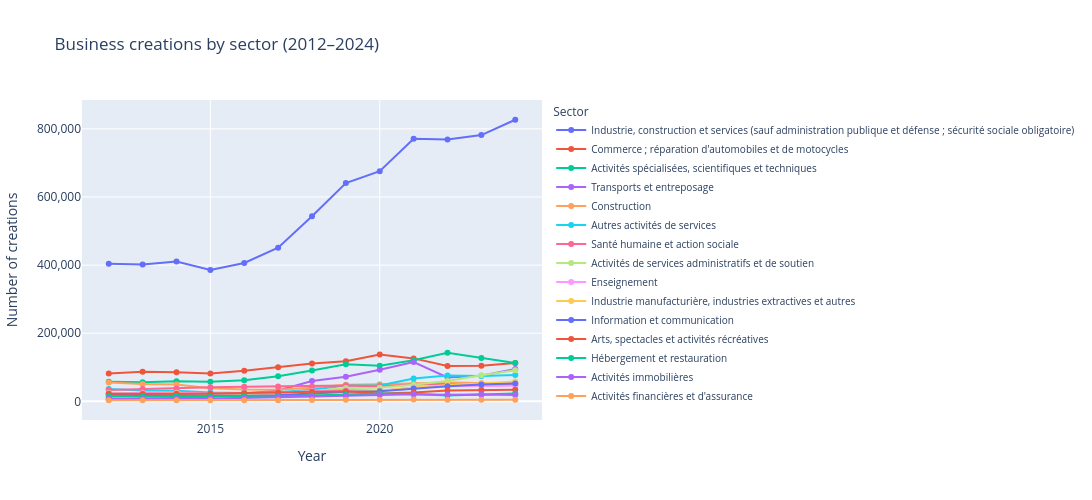

Source (notebook cell):
### Code cell
sector_data_trend = data[
    filter_france
    & age_total
    & sex_total
    & legal_form_total
]

sector_trend = (sector_data_trend.groupby(["TIME_PERIOD", "ACTIVITY_LABEL"], as_index=False)["OBS_VALUE"].sum())

# order for the legend
order = (
    sector_trend.groupby("ACTIVITY_LABEL")["OBS_VALUE"]
    .sum()
    .sort_values(ascending=False)
    .index
)

# plot line graph
fig = px.line(
    sector_trend,
    x="TIME_PERIOD",
    y="OBS_VALUE",
    color="ACTIVITY_LABEL",
    markers=True,
    title="Business creations by sector (2012–2024)", 
    category_orders={"ACTIVITY_LABEL": list(order)}
)

fig.update_yaxes(tickformat=",")

fig.update_layout(
    width=1200,
    height=500,
    xaxis_title="Year",
    yaxis_title="Number of creations",
    legend=dict(
        title="Sector",
        font=dict(size=10),
        x=1.02, y=1
    )
)

fig.show()

### Figure 1 — Plotly figure (JSON) as saved in the notebook; plotly's stock layout.template omitted (floating-point values rounded to 4 significant figures)
{"data": [{"hovertemplate": "ACTIVITY_LABEL=Industrie, construction et services (sauf administration publique et défense ; sécurité sociale obligatoire)<br>TIME_PERIOD=%{x}<br>OBS_VALUE=%{y}<extra></extra>", "legendgroup": "Industrie, construction et services (sauf administration publique et défense ; sécurité sociale obligatoire)", "line": {"color": "#636efa", "dash": "solid"}, "marker": {"symbol": "circle"}, "mode": "lines+markers", "name": "Industrie, construction et services (sauf administration publique et défense ; sécurité sociale obligatoire)", "orientation": "v", "showlegend": true, "type": "scatter", "x": [2012, 2013, 2014, 2015, 2016, 2017, 2018, 2019, 2020, 2021, 2022, 2023, 2024], "xaxis": "x", "y": [403917, 401487, 410418, 385508, 406215, 450839, 543174, 640953, 675583, 770650, 768811, 781571, 826674], "yaxis": "y"}, {"hovertemplate": "ACTIVITY_LABEL=Commerce ; réparation d'automobiles et de motocycles<br>TIME_PERIOD=%{x}<br>OBS_VALUE=%{y}<extra></extra>", "legendgroup": "Commerce ; réparation d'automobiles et de motocycles", "line": {"color": "#EF553B", "dash": "solid"}, "marker": {"symbol": "circle"}, "mode": "lines+markers", "name": "Commerce ; réparation d'automobiles et de motocycles", "orientation": "v", "showlegend": true, "type": "scatter", "x": [2012, 2013, 2014, 2015, 2016, 2017, 2018, 2019, 2020, 2021, 2022, 2023, 2024], "xaxis": "x", "y": [81905, 87093, 85248, 81996, 89881, 100063, 111261, 117667, 137183, 126017, 103897, 104303, 112267], "yaxis": "y"}, {"hovertemplate": "ACTIVITY_LABEL=Activités spécialisées, scientifiques et techniques<br>TIME_PERIOD=%{x}<br>OBS_VALUE=%{y}<extra></extra>", "legendgroup": "Activités spécialisées, scientifiques et techniques", "line": {"color": "#00cc96", "dash": "solid"}, "marker": {"symbol": "circle"}, "mode": "lines+markers", "name": "Activités spécialisées, scientifiques et techniques", "orientation": "v", "showlegend": true, "type": "scatter", "x": [2012, 2013, 2014, 2015, 2016, 2017, 2018, 2019, 2020, 2021, 2022, 2023, 2024], "xaxis": "x", "y": [57098, 56000, 59021, 57660, 62074, 73862, 90604, 108544, 104184, 120621, 142654, 127025, 112253], "yaxis": "y"}, {"hovertemplate": "ACTIVITY_LABEL=Transports et entreposage<br>TIME_PERIOD=%{x}<br>OBS_VALUE=%{y}<extra></extra>", "legendgroup": "Transports et entreposage", "line": {"color": "#ab63fa", "dash": "solid"}, "marker": {"symbol": "circle"}, "mode": "lines+markers", "name": "Transports et entreposage", "orientation": "v", "showlegend": true, "type": "scatter", "x": [2012, 2013, 2014, 2015, 2016, 2017, 2018, 2019, 2020, 2021, 2022, 2023, 2024], "xaxis": "x", "y": [5800, 7188, 10071, 13595, 22222, 31579, 59607, 72273, 92724, 115355, 70296, 74955, 95162], "yaxis": "y"}, {"hovertemplate": "ACTIVITY_LABEL=Construction<br>TIME_PERIOD=%{x}<br>OBS_VALUE=%{y}<extra></extra>", "legendgroup": "Construction", "line": {"color": "#FFA15A", "dash": "solid"}, "marker": {"symbol": "circle"}, "mode": "lines+markers", "name": "Construction", "orientation": "v", "showlegend": true, "type": "scatter", "x": [2012, 2013, 2014, 2015, 2016, 2017, 2018, 2019, 2020, 2021, 2022, 2023, 2024], "xaxis": "x", "y": [55076, 50852, 49125, 38441, 34628, 34238, 39567, 48896, 50253, 52294, 55124, 53579, 53954], "yaxis": "y"}, {"hovertemplate": "ACTIVITY_LABEL=Autres activités de services<br>TIME_PERIOD=%{x}<br>OBS_VALUE=%{y}<extra></extra>", "legendgroup": "Autres activités de services", "line": {"color": "#19d3f3", "dash": "solid"}, "marker": {"symbol": "circle"}, "mode": "lines+markers", "name": "Autres activités de services", "orientation": "v", "showlegend": true, "type": "scatter", "x": [2012, 2013, 2014, 2015, 2016, 2017, 2018, 2019, 2020, 2021, 2022, 2023, 2024], "xaxis": "x", "y": [36329, 32030, 30919, 25581, 24425, 26544, 33834, 46516, 46512, 67037, 75948, 74413, 77509], "yaxis": "y"}, {"hovertemplate": "ACTIVITY_LABEL=Santé humaine et action sociale<br>TIME_PERIOD=%{x}<br>OBS_VALUE=%{y}<extra></extra>", "legendgroup": "Santé humaine et action sociale", "line": {"color": "#FF6692", "dash": "solid"}, "marker": {"symbol": "circle"}, "mode": "lines+markers", "name": "Santé humaine et action sociale", "orientation": "v", "showlegend": true, "type": "scatter", "x": [2012, 2013, 2014, 2015, 2016, 2017, 2018, 2019, 2020, 2021, 2022, 2023, 2024], "xaxis": "x", "y": [33179, 36361, 37627, 41137, 42668, 43448, 43710, 46576, 43586, 49681, 50967, 46393, 48303], "yaxis": "y"}, {"hovertemplate": "ACTIVITY_LABEL=Activités de services administratifs et de soutien<br>TIME_PERIOD=%{x}<br>OBS_VALUE=%{y}<extra></extra>", "legendgroup": "Activités de services administratifs et de soutien", "line": {"color": "#B6E880", "dash": "solid"}, "marker": {"symbol": "circle"}, "mode": "lines+markers", "name": "Activités de services administratifs et de soutien", "orientation": "v", "showlegend": true, "type": "scatter", "x": [2012, 2013, 2014, 2015, 2016, 2017, 2018, 2019, 2020, 2021, 2022, 2023, 2024], "xaxis": "x", "y": [24775, 23822, 24336, 21813, 22438, 24163, 29307, 38903, 39972, 48605, 59544, 76555, 91225], "yaxis": "y"}, {"hovertemplate": "ACTIVITY_LABEL=Enseignement<br>TIME_PERIOD=%{x}<br>OBS_VALUE=%{y}<extra></extra>", "legendgroup": "Enseignement", "line": {"color": "#FF97FF", "dash": "solid"}, "marker": {"symbol": "circle"}, "mode": "lines+markers", "name": "Enseignement", "orientation": "v", "showlegend": true, "type": "scatter", "x": [2012, 2013, 2014, 2015, 2016, 2017, 2018, 2019, 2020, 2021, 2022, 2023, 2024], "xaxis": "x", "y": [22959, 23476, 24904, 23025, 23708, 25632, 29673, 33829, 31038, 40616, 44496, 44858, 45652], "yaxis": "y"}, {"hovertemplate": "ACTIVITY_LABEL=Industrie manufacturière, industries extractives et autres<br>TIME_PERIOD=%{x}<br>OBS_VALUE=%{y}<extra></extra>", "legendgroup": "Industrie manufacturière, industries extractives et autres", "line": {"color": "#FECB52", "dash": "solid"}, "marker": {"symbol": "circle"}, "mode": "lines+markers", "name": "Industrie manufacturière, industries extractives et autres", "orientation": "v", "showlegend": true, "type": "scatter", "x": [2012, 2013, 2014, 2015, 2016, 2017, 2018, 2019, 2020, 2021, 2022, 2023, 2024], "xaxis": "x", "y": [20238, 20860, 23685, 18238, 17325, 17802, 20424, 28558, 31360, 39735, 47735, 52177, 58476], "yaxis": "y"}, {"hovertemplate": "ACTIVITY_LABEL=Information et communication<br>TIME_PERIOD=%{x}<br>OBS_VALUE=%{y}<extra></extra>", "legendgroup": "Information et communication", "line": {"color": "#636efa", "dash": "solid"}, "marker": {"symbol": "circle"}, "mode": "lines+markers", "name": "Information et communication", "orientation": "v", "showlegend": true, "type": "scatter", "x": [2012, 2013, 2014, 2015, 2016, 2017, 2018, 2019, 2020, 2021, 2022, 2023, 2024], "xaxis": "x", "y": [19431, 18528, 17246, 15920, 16492, 18096, 22366, 28004, 29345, 37765, 44456, 49623, 52466], "yaxis": "y"}, {"hovertemplate": "ACTIVITY_LABEL=Arts, spectacles et activités récréatives<br>TIME_PERIOD=%{x}<br>OBS_VALUE=%{y}<extra></extra>", "legendgroup": "Arts, spectacles et activités récréatives", "line": {"color": "#EF553B", "dash": "solid"}, "marker": {"symbol": "circle"}, "mode": "lines+markers", "name": "Arts, spectacles et activités récréatives", "orientation": "v", "showlegend": true, "type": "scatter", "x": [2012, 2013, 2014, 2015, 2016, 2017, 2018, 2019, 2020, 2021, 2022, 2023, 2024], "xaxis": "x", "y": [22327, 21300, 22255, 23097, 23730, 25792, 28259, 29465, 23112, 25785, 31999, 33514, 33631], "yaxis": "y"}, {"hovertemplate": "ACTIVITY_LABEL=Hébergement et restauration<br>TIME_PERIOD=%{x}<br>OBS_VALUE=%{y}<extra></extra>", "legendgroup": "Hébergement et restauration", "line": {"color": "#00cc96", "dash": "solid"}, "marker": {"symbol": "circle"}, "mode": "lines+markers", "name": "Hébergement et restauration", "orientation": "v", "showlegend": true, "type": "scatter", "x": [2012, 2013, 2014, 2015, 2016, 2017, 2018, 2019, 2020, 2021, 2022, 2023, 2024], "xaxis": "x", "y": [13883, 13970, 15356, 13345, 14345, 14671, 16719, 20378, 23264, 21143, 17270, 19887, 23016], "yaxis": "y"}, {"hovertemplate": "ACTIVITY_LABEL=Activités immobilières<br>TIME_PERIOD=%{x}<br>OBS_VALUE=%{y}<extra></extra>", "legendgroup": "Activités immobilières", "line": {"color": "#ab63fa", "dash": "solid"}, "marker": {"symbol": "circle"}, "mode": "lines+markers", "name": "Activités immobilières", "orientation": "v", "showlegend": true, "type": "scatter", "x": [2012, 2013, 2014, 2015, 2016, 2017, 2018, 2019, 2020, 2021, 2022, 2023, 2024], "xaxis": "x", "y": [7736, 6790, 7359, 8383, 9148, 11658, 13926, 16657, 18614, 20779, 19504, 20020, 18302], "yaxis": "y"}, {"hovertemplate": "ACTIVITY_LABEL=Activités financières et d'assurance<br>TIME_PERIOD=%{x}<br>OBS_VALUE=%{y}<extra></extra>", "legendgroup": "Activités financières et d'assurance", "line": {"color": "#FFA15A", "dash": "solid"}, "marker": {"symbol": "circle"}, "mode": "lines+markers", "name": "Activités financières et d'assurance", "orientation": "v", "showlegend": true, "type": "scatter", "x": [2012, 2013, 2014, 2015, 2016, 2017, 2018, 2019, 2020, 2021, 2022, 2023, 2024], "xaxis": "x", "y": [3181, 3217, 3266, 3277, 3131, 3291, 3917, 4687, 4436, 5217, 4921, 4269, 4458], "yaxis": "y"}], "layout": {"height": 500, "legend": {"font": {"size": 10}, "title": {"text": "Sector"}, "tracegroupgap": 0, "x": 1.02, "y": 1}, "title": {"text": "Business creations by sector (2012–2024)"}, "width": 1200, "xaxis": {"anchor": "y", "domain": [0, 1], "title": {"text": "Year"}}, "yaxis": {"anchor": "x", "domain": [0, 1], "tickformat": ",", "title": {"text": "Number of creations"}}}}
